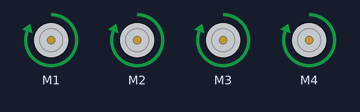
A sketch run on a simulated Arduino Uno, built with avr-gcc and run on an emulated ATmega328P. Parts: 4 × DC motor (green arrow = forward, orange = backward, longer = faster). What the sketch prints to the serial monitor is not drawn.

Above: at 0.1 s.
Timing chart, 0 to 1.6 s (numbered marks = the images above):
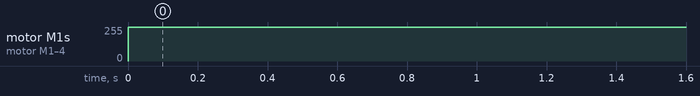

The sketch:

test_4_motores_maxima_potencia.ino
```cpp
// (licence header left out)
#include <AFMotor.h>

AF_DCMotor motor1(1);
AF_DCMotor motor2(2);
AF_DCMotor motor3(3);
AF_DCMotor motor4(4);

void setup() {
  Serial.begin(9600);           // set up Serial library at 9600 bps
  Serial.println("Motor test!");


  motor1.run(RELEASE);
  motor1.run(FORWARD);
  motor1.setSpeed(255);

  motor2.run(RELEASE);
  motor2.run(FORWARD);
  motor2.setSpeed(255);

  motor3.run(RELEASE);
  motor3.run(FORWARD);
  motor3.setSpeed(255);

  motor4.run(RELEASE);
  motor4.run(FORWARD);
  motor4.setSpeed(255);
}

void loop() {
}
```

Measured:
- by itself, motor M1–4: stopped → forward 255/255 at 0.00 s
